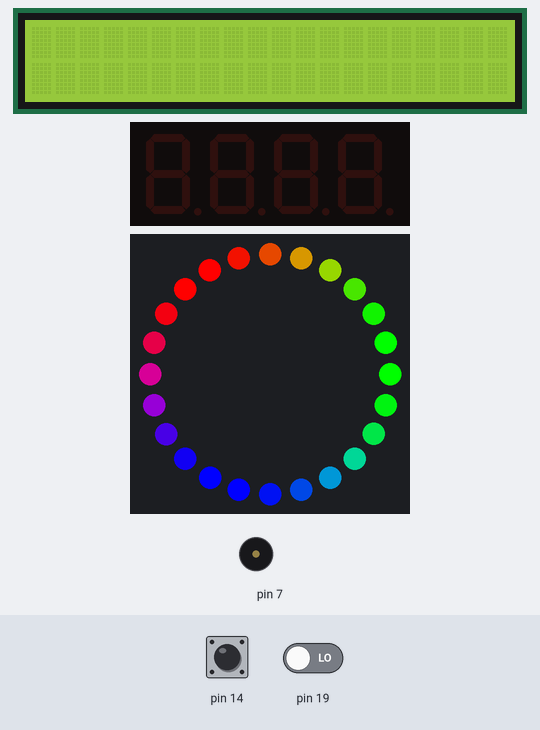
A sketch run on a simulated Arduino Uno, built with avr-gcc and run on an emulated ATmega328P. On the bench: 20×2 character LCD, 4-digit seven-segment display, 24 RGB LEDs in a ring, first at the top, clockwise, buzzer (waves = sounding). Inputs (shaded band) come from the test bench; at power-on: pin 14 HIGH, pin 19 LOW. Random numbers use the default seed unless the sketch sets one.

Above: at 1.2 s.
1.3 s: pin 14 pulled LOW for 0.15 s
At 2.5 s:
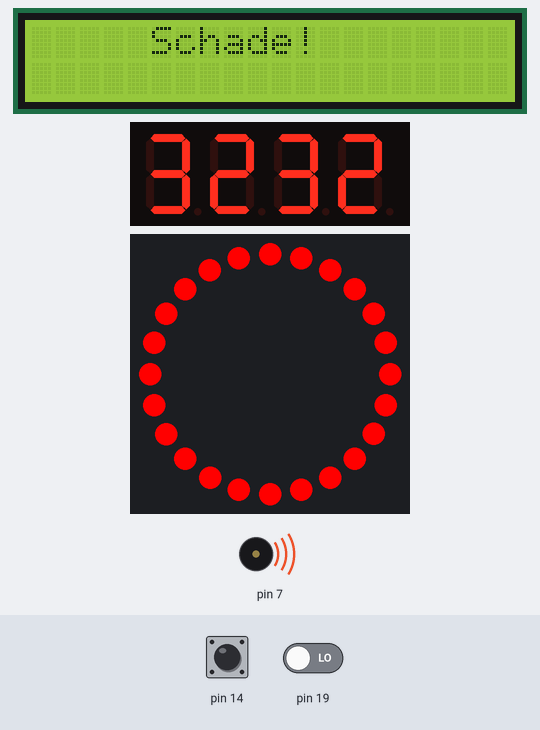
4.4 s: pin 14 pulled LOW for 1 s
At 4.74 s:
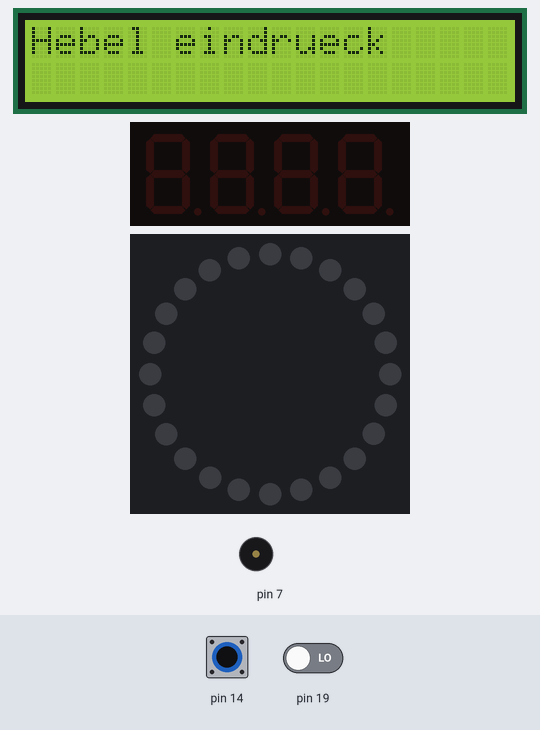
6.9 s: pin 14 driven LOW and pin 19 driven HIGH
At 7.5 s:
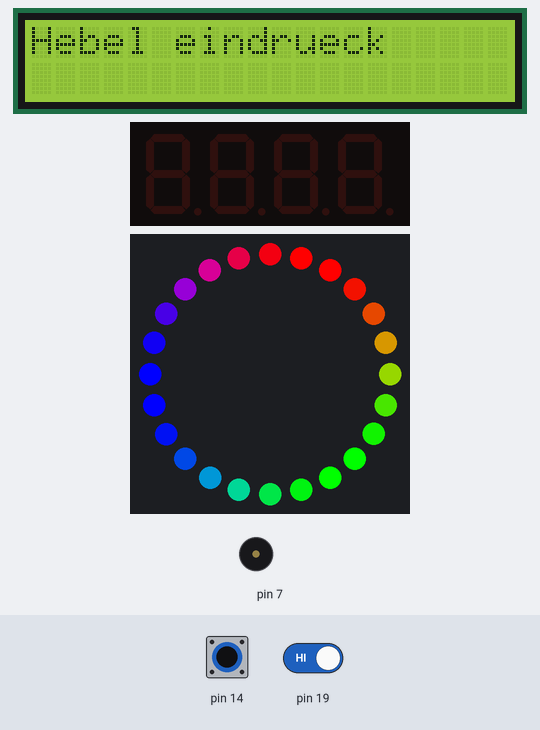
8.5 s: pin 19 driven LOW
At 10.54 s:
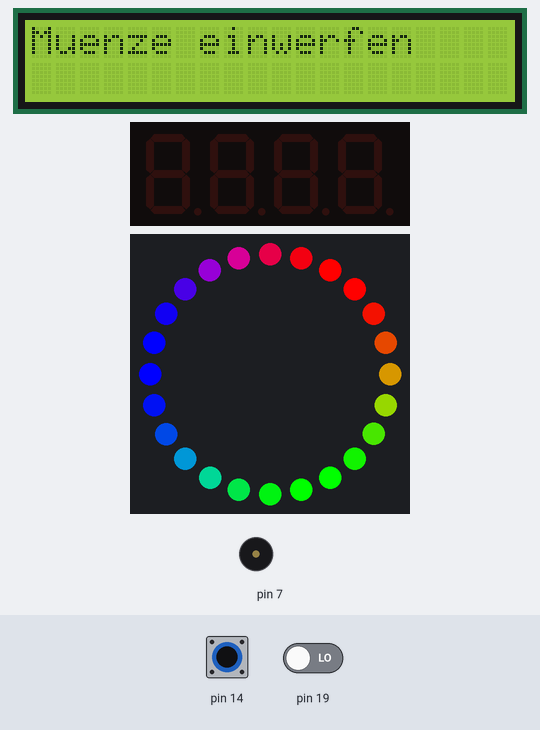
11.5 s: pin 14 driven HIGH
At 13.07 s:
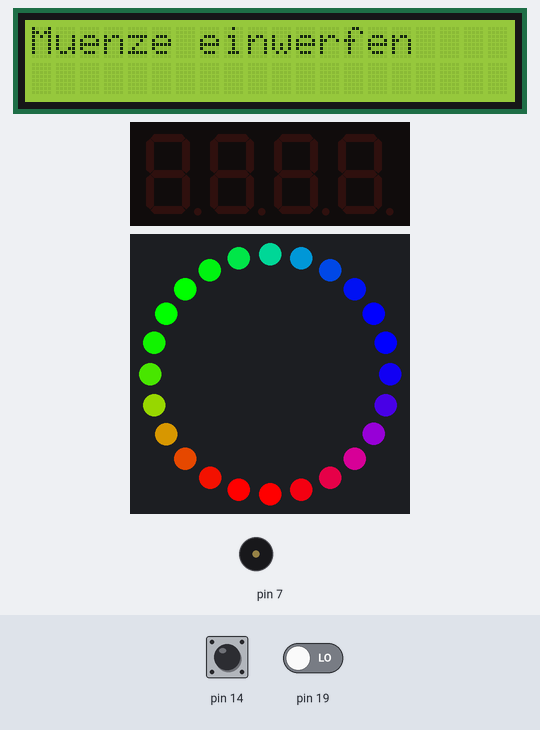
14.5 s: pin 14 driven LOW
At 16.0 s:
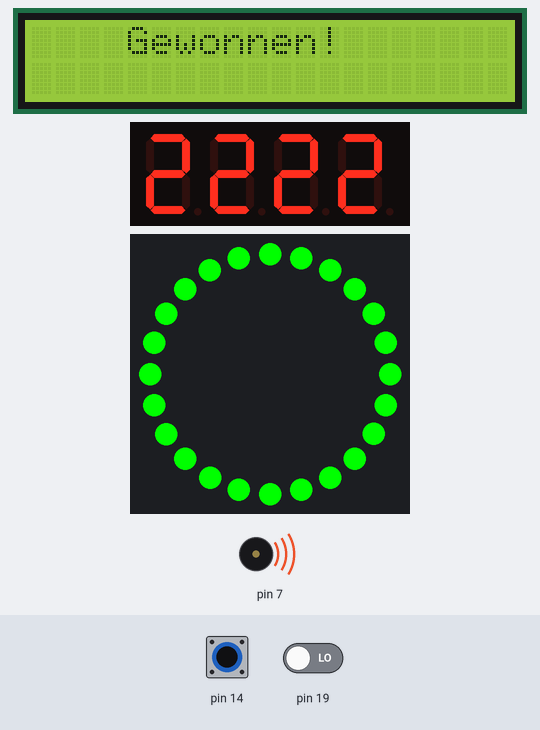
Timing chart, 0 to 17.5 s (numbered marks = the images above; inputs shaded):
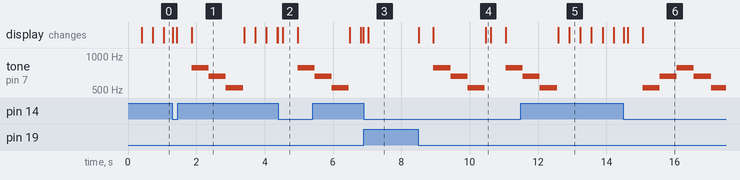

Measured:
- after the input at 1.3 s, tone on pin 7: silent → 784 Hz after 0.57 s, → 659 Hz 0.50 s later, → 523 Hz 0.50 s later, → silent 0.50 s later
- after the input at 4.4 s, tone on pin 7: silent → 784 Hz after 0.56 s, → 659 Hz 0.50 s later, → 523 Hz 0.50 s later, → silent 0.50 s later
- after the input at 8.5 s, tone on pin 7: plays 784 Hz for 0.50 s, 659 Hz for 0.50 s, 523 Hz for 0.50 s, 784 Hz for 0.45 s, starting after 0.44 s
- after the input at 14.5 s, tone on pin 7: plays 523 Hz for 0.50 s, 659 Hz for 0.50 s, 784 Hz for 0.50 s, 659 Hz for 0.50 s, 523 Hz for 0.44 s, starting after 0.56 s
- what the display in image 1 shows lasts 1.5 s, from 1.9 s to 3.4 s
- what the display in image 2 shows lasts 0.5 s, from 4.5 s to 5.0 s

The sketch:

main_in_onefile.ino
```cpp
#include<Wire.h>
#include<LiquidCrystal_I2C.h>
#include<TM1637.h>
#include<Adafruit_NeoPixel.h>

Adafruit_NeoPixel pixels = Adafruit_NeoPixel( 24 , 8 , NEO_GRB + NEO_KHZ800 );
LiquidCrystal_I2C Lcd( 0x27 , 20 , 2 );
TM1637 tm1637( 11 , 10 );

int w,x,y,z;

int times = 0;

int Gen(){
    w = random( 1 , 4 );
    x = random( 1 , 4 );
    y = random( 1 , 4 );
    z = random( 1 , 4 );
}

void ls(){
    tone( 7 , 523 );
    delay( 500 );
    tone( 7 , 659 );
    delay( 500 );
    tone( 7 , 784 );
    delay( 500 );
    tone( 7 , 659 );
    delay( 500 );
    tone( 7 , 523 );
    delay( 500 );
    noTone( 7 );
}

void lsf(){
    tone( 7 , 784 );
    delay( 500 );
    tone( 7 , 659 );
    delay( 500 );
    tone( 7 , 523 );
    delay( 500 );
    noTone( 7 );
}


void LED_Ring_Show( uint8_t start_pos , uint16_t brightness ){
    pixels.begin();
    int n[25];
    pixels.clear();

    n[1] = start_pos;
    for ( int k = 2 ; k <= 24 ; k++ )
    {
        n[k] = n[k-1] - 1;
        if ( n[k] < 0 )
        {
            n[k] += 24;
        }
    }

#pragma region set_pixel

    pixels.setPixelColor( n[ 1] ,  0              , 51 * brightness ,  0              );
    pixels.setPixelColor( n[ 2] ,  3 * brightness , 43 * brightness ,  0              );
    pixels.setPixelColor( n[ 3] , 11 * brightness , 35 * brightness ,  0              );
    pixels.setPixelColor( n[ 4] , 19 * brightness , 27 * brightness ,  0              );
    pixels.setPixelColor( n[ 5] , 27 * brightness , 19 * brightness ,  0              );
    pixels.setPixelColor( n[ 6] , 35 * brightness , 11 * brightness ,  0              );
    pixels.setPixelColor( n[ 7] , 43 * brightness ,  3 * brightness ,  0              );
    pixels.setPixelColor( n[ 8] , 51 * brightness ,  0              ,  0              );
    pixels.setPixelColor( n[ 9] , 51 * brightness ,  0              ,  0              );
    pixels.setPixelColor( n[10] , 43 * brightness ,  0              ,  3 * brightness );
    pixels.setPixelColor( n[11] , 35 * brightness ,  0              , 11 * brightness );
    pixels.setPixelColor( n[12] , 27 * brightness ,  0              , 19 * brightness );
    pixels.setPixelColor( n[13] , 19 * brightness ,  0              , 27 * brightness );
    pixels.setPixelColor( n[14] , 11 * brightness ,  0              , 35 * brightness );
    pixels.setPixelColor( n[15] ,  3 * brightness ,  0              , 43 * brightness );
    pixels.setPixelColor( n[16] ,  0              ,  0              , 51 * brightness );
    pixels.setPixelColor( n[17] ,  0              ,  0              , 51 * brightness );
    pixels.setPixelColor( n[18] ,  0              ,  3 * brightness , 43 * brightness );
    pixels.setPixelColor( n[19] ,  0              , 11 * brightness , 35 * brightness );
    pixels.setPixelColor( n[20] ,  0              , 19 * brightness , 27 * brightness );
    pixels.setPixelColor( n[21] ,  0              , 27 * brightness , 19 * brightness );
    pixels.setPixelColor( n[22] ,  0              , 35 * brightness , 11 * brightness );
    pixels.setPixelColor( n[23] ,  0              , 43 * brightness ,  3 * brightness );
    pixels.setPixelColor( n[24] ,  0              , 51 * brightness ,  0              );
    pixels.show();

#pragma endregion set_pixel

    delay( 30 );
}

void setup(){
    Lcd.init();
    Lcd.backlight();
    randomSeed( analogRead( A1 ) );


    tm1637.set();
    tm1637.init();
    tm1637.point( POINT_OFF );

    pixels.begin();

    pinMode(PIN_A0,INPUT_PULLUP);
}

int sp = 0;

void loop() {
    LED_Ring_Show( sp , 5 );
    pixels.show();

    if(!digitalRead(PIN_A0)) { //MÜNZ EINWURF

    delay( 100 );
    Lcd.clear();
    Lcd.print( "Hebel eindrueck" );

    while ( digitalRead( PIN_A5 ) );
     //HEBEL
        Gen();
        pixels.clear();
        pixels.show();
        delay( 200 );

        int8_t n[] = { w , x , y , z };

        if ( w == x && x == y && y == z )
        { //was passiert wenn man gewinnt
            delay( 200 );
            tm1637.clearDisplay();
            tm1637.display( n );
            Lcd.clear();
            Lcd.print( " " );
            Lcd.print( " " );
            Lcd.print( " " );
            Lcd.print( " " );
            Lcd.print( "Gewonnen!" );
            pixels.fill( pixels.Color( 0 , 255 , 0 ) , 0 , 24 );
            pixels.show();
        // TON
            ls();

            times = 0;
        //ENDE VOM TON
        }
        else
        {
            times++;
            if ( times == 5 )
            {
                delay( 200 );
                Lcd.clear();
                Lcd.print(" ");
                Lcd.print(" ");
                Lcd.print(" ");
                Lcd.print(" ");
                Lcd.print("Gewonnen!");
                n[1] = w;
                n[2] = w;
                n[3] = w;
                tm1637.clearDisplay();
                tm1637.display( n );
                pixels.fill( pixels.Color( 0 , 255 , 0 ) , 0 , 24 );
                pixels.show();

                ls();

                times = 0;
            }
            else
            {
                delay( 200 );
                Lcd.clear();
                Lcd.print( "     " );
                Lcd.print( "Schade!" );
                tm1637.clearDisplay();
                tm1637.display( n );
                pixels.fill( pixels.Color( 255 , 0 , 0 ) , 0 , 24 );
                pixels.show();
                lsf();
            }
        }
    pixels.clear();
    tm1637.clearDisplay();

    Lcd.clear();
    pixels.show();
    Lcd.print( "Muenze einwerfen" );

}

    sp == 23 ? sp = 0 : sp++;
}
```
